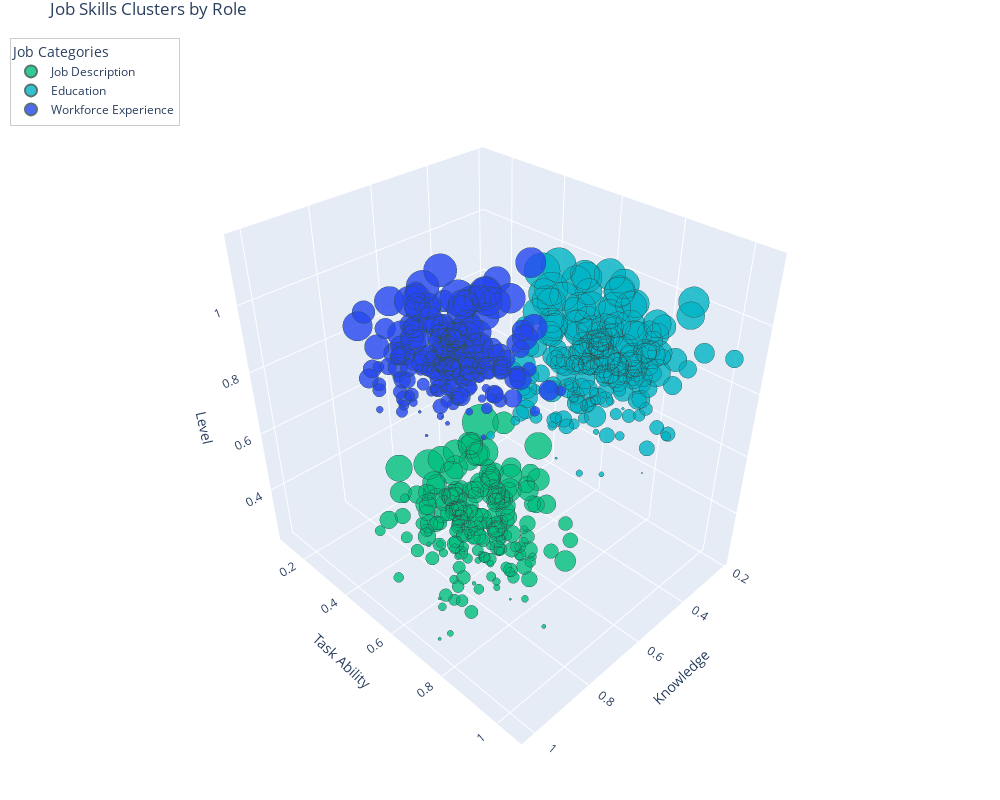

The code cell stored with this chart in its notebook:
### Code cell
import plotly.graph_objects as go
import numpy as np
import pandas as pd

# Generate data (using your existing data generation code)
np.random.seed(42)
job_desc = np.random.normal(loc=[0.8, 0.7, 0.5], scale=0.1, size=(200, 3))
education = np.random.normal(loc=[0.7, 0.6, 0.8], scale=0.1, size=(200, 3))
workforce = np.random.normal(loc=[0.5, 0.5, 0.7], scale=0.1, size=(200, 3))

all_skills = np.vstack([job_desc, education, workforce])
labels = ['Job Description'] * 200 + ['Education'] * 200 + ['Workforce Experience'] * 200
df = pd.DataFrame(all_skills, columns=['Knowledge', 'Task Ability', 'Level'])
df['Label'] = labels

# Update the traces creation with custom hovertemplate
traces = []
colors = {'Job Description': '#00bf7d', 'Education': '#00b4c5', 'Workforce Experience': '#2546f0'}

for job_title in df['Label'].unique():
    mask = df['Label'] == job_title
    subset = df[mask]
    
    sizes = (subset['Level'] - subset['Level'].min()) / (subset['Level'].max() - subset['Level'].min())
    sizes = sizes * 2.5
    
    
    traces.append(
        go.Scatter3d(
            x=subset['Knowledge'],
            y=subset['Task Ability'],
            z=subset['Level'],
            mode='markers',
            name=job_title,
            hovertemplate=
            '<b>%{text}</b><br>' +
            'Level: %{z:.2f}<br>' +
            'Task Ability: %{y:.2f}<br>' +
            'Knowledge: %{x:.2f}<br>' +
            '<extra></extra>',  # This removes the secondary box
            text=[job_title] * len(subset),  # Add Label to hover
            marker=dict(
                size=sizes,
                color=colors[job_title],
                opacity=0.8,
                line=dict(width=1, color='DarkSlateGrey'),
                sizemode='diameter',
                sizeref=0.1
            )
        )
    )

# Create layout
layout = go.Layout(
    title='Job Skills Clusters by Role',
    width=1000,
    height=800,
    scene=dict(
        xaxis_title='Knowledge',
        yaxis_title='Task Ability',
        zaxis_title='Level',
        camera=dict(
            up=dict(x=0, y=0, z=1),
            center=dict(x=0, y=0, z=0),
            eye=dict(x=1.5, y=1.5, z=1.5)
        )
    ),
    margin=dict(l=0, r=0, t=30, b=0),
    legend=dict(
        yanchor="top",
        y=0.99,
        xanchor="left",
        x=0.01,
        itemsizing='constant',  # Makes legend symbols constant size
        itemwidth=30,  # Increase width of legend items
        font=dict(size=12),  # Adjust font size
        bgcolor='rgba(255,255,255,0.8)',  # Semi-transparent background
        bordercolor='rgba(0,0,0,0.2)',
        borderwidth=1,
        title=dict(text='Job Categories')  # Add legend title
    )
)

# Create and show figure
fig = go.Figure(data=traces, layout=layout)
# show scale of color and size in legend
layout.update(
    coloraxis=dict(colorbar=dict(title='Job Title')),
    showlegend=True
)

fig.show()

# Export options
fig.write_html("index.html")
fig.write_image("job_skills_clusters.png")

### Figure 1 — Plotly figure (JSON) as saved in the notebook; plotly's stock layout.template omitted (floating-point values rounded to 4 significant figures; data arrays with more than 128 entries replaced by an {"elided": "..."} marker saying what was removed)
{"data": [{"hovertemplate": "<b>%{text}</b><br>Level: %{z:.2f}<br>Task Ability: %{y:.2f}<br>Knowledge: %{x:.2f}<br><extra></extra>", "marker": {"color": "#00bf7d", "line": {"color": "DarkSlateGrey", "width": 1}, "opacity": 0.8, "size": {"elided": "200 float values"}, "sizemode": "diameter", "sizeref": 0.1}, "mode": "markers", "name": "Job Description", "text": {"elided": "200 str values"}, "type": "scatter3d", "x": {"elided": "200 float values"}, "y": {"elided": "200 float values"}, "z": {"elided": "200 float values"}}, {"hovertemplate": "<b>%{text}</b><br>Level: %{z:.2f}<br>Task Ability: %{y:.2f}<br>Knowledge: %{x:.2f}<br><extra></extra>", "marker": {"color": "#00b4c5", "line": {"color": "DarkSlateGrey", "width": 1}, "opacity": 0.8, "size": {"elided": "200 float values"}, "sizemode": "diameter", "sizeref": 0.1}, "mode": "markers", "name": "Education", "text": {"elided": "200 str values"}, "type": "scatter3d", "x": {"elided": "200 float values"}, "y": {"elided": "200 float values"}, "z": {"elided": "200 float values"}}, {"hovertemplate": "<b>%{text}</b><br>Level: %{z:.2f}<br>Task Ability: %{y:.2f}<br>Knowledge: %{x:.2f}<br><extra></extra>", "marker": {"color": "#2546f0", "line": {"color": "DarkSlateGrey", "width": 1}, "opacity": 0.8, "size": {"elided": "200 float values"}, "sizemode": "diameter", "sizeref": 0.1}, "mode": "markers", "name": "Workforce Experience", "text": {"elided": "200 str values"}, "type": "scatter3d", "x": {"elided": "200 float values"}, "y": {"elided": "200 float values"}, "z": {"elided": "200 float values"}}], "layout": {"height": 800, "legend": {"bgcolor": "rgba(255,255,255,0.8)", "bordercolor": "rgba(0,0,0,0.2)", "borderwidth": 1, "font": {"size": 12}, "itemsizing": "constant", "itemwidth": 30, "title": {"text": "Job Categories"}, "x": 0.01, "xanchor": "left", "y": 0.99, "yanchor": "top"}, "margin": {"b": 0, "l": 0, "r": 0, "t": 30}, "scene": {"camera": {"center": {"x": 0, "y": 0, "z": 0}, "eye": {"x": 1.5, "y": 1.5, "z": 1.5}, "up": {"x": 0, "y": 0, "z": 1}}, "xaxis": {"title": {"text": "Knowledge"}}, "yaxis": {"title": {"text": "Task Ability"}}, "zaxis": {"title": {"text": "Level"}}}, "title": {"text": "Job Skills Clusters by Role"}, "width": 1000}}
